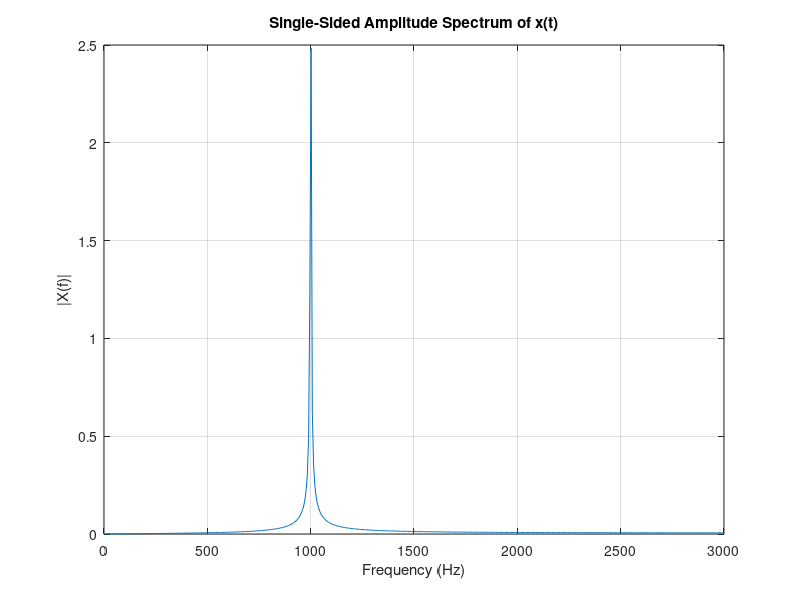

Here is the MATLAB script that generated this plot:
% MATLAB program to compute the DFT of x(t) = 3cos(2000*pi*t) + 5sin(6000*pi*t)

% Define parameters
Fs = 6000;  % Sampling frequency (samples per second)
T = 1/Fs;    % Sampling period (seconds per sample)
L = 1000;    % Length of signal (number of samples)
t = (0:L-1) * T;  % Time vector from 0 to (L-1)*T

% Define the continuous-time signal x(t)
x_t = 3*cos(2000*pi*t) + 5*sin(6000*pi*t);

% Compute the DFT using the fft() function
X_f = fft(x_t);

% Compute the two-sided spectrum and then the single-sided spectrum
P2 = abs(X_f / L);  % Two-sided spectrum
P1 = P2(1:L/2+1);   % Single-sided spectrum
P1(2:end-1) = 2*P1(2:end-1);  % Double the values except for the DC component

% Define the frequency domain (positive frequencies)
f = Fs * (0:(L/2)) / L;

% Plot the single-sided amplitude spectrum
plot(f, P1);
title('Single-Sided Amplitude Spectrum of x(t)');
xlabel('Frequency (Hz)');
ylabel('|X(f)|');
grid on;
